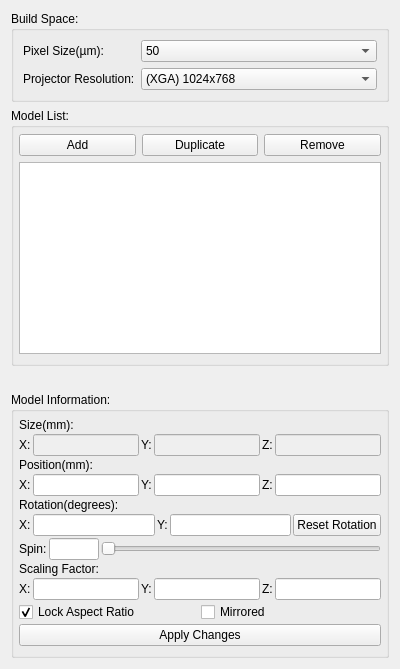
      <widget class="QWidget" name="tab">
       <property name="maximumSize">
        <size>
         <width>400</width>
         <height>16777215</height>
        </size>
       </property>
       <attribute name="title">
        <string>Models</string>
       </attribute>
       <attribute name="toolTip">
        <string>Organize your models</string>
       </attribute>
       <layout class="QVBoxLayout" name="verticalLayout_2">
        <item>
         <widget class="QGroupBox" name="groupBox_2">
          <property name="title">
           <string>Build Space:</string>
          </property>
          <property name="flat">
           <bool>true</bool>
          </property>
          <layout class="QGridLayout" name="gridLayout">
           <item row="0" column="0">
            <widget class="QLabel" name="label">
             <property name="text">
              <string>Pixel Size(µm):</string>
             </property>
            </widget>
           </item>
           <item row="1" column="0">
            <widget class="QLabel" name="label_2">
             <property name="text">
              <string>Projector Resolution:</string>
             </property>
            </widget>
           </item>
           <item row="1" column="1">
            <widget class="QComboBox" name="projectorcombo">
             <property name="toolTip">
              <string>Printer projector's native resolution</string>
             </property>
             <property name="whatsThis">
              <string>Printer projector's native resolution</string>
             </property>
             <item>
              <property name="text">
               <string>(XGA) 1024x768</string>
              </property>
             </item>
             <item>
              <property name="text">
               <string>(SXGA) 1280x1024</string>
              </property>
             </item>
             <item>
              <property name="text">
               <string>(1080p) 1920x1080</string>
              </property>
             </item>
             <item>
              <property name="text">
               <string>(WUXGA) 1920x1200</string>
              </property>
             </item>
             <item>
              <property name="text">
               <string>(QXGA) 2048x1536</string>
              </property>
             </item>
            </widget>
           </item>
           <item row="0" column="1">
            <widget class="QComboBox" name="pixelsizecombo">
             <property name="sizePolicy">
              <sizepolicy hsizetype="Expanding" vsizetype="Fixed">
               <horstretch>0</horstretch>
               <verstretch>0</verstretch>
              </sizepolicy>
             </property>
             <property name="contextMenuPolicy">
              <enum>Qt::DefaultContextMenu</enum>
             </property>
             <property name="toolTip">
              <string>X Y Pixel dimensions as determined by printer calibration</string>
             </property>
             <property name="whatsThis">
              <string>X Y Pixel dimensions as determined by printer calibration</string>
             </property>
             <item>
              <property name="text">
               <string>50</string>
              </property>
             </item>
             <item>
              <property name="text">
               <string>75</string>
              </property>
             </item>
             <item>
              <property name="text">
               <string>100</string>
              </property>
             </item>
            </widget>
           </item>
          </layout>
         </widget>
        </item>
        <item>
         <widget class="QGroupBox" name="groupBox">
          <property name="title">
           <string>Model List:</string>
          </property>
          <property name="flat">
           <bool>true</bool>
          </property>
          <layout class="QVBoxLayout" name="verticalLayout_3">
           <property name="spacing">
            <number>6</number>
           </property>
           <property name="leftMargin">
            <number>5</number>
           </property>
           <property name="topMargin">
            <number>6</number>
           </property>
           <property name="rightMargin">
            <number>5</number>
           </property>
           <item>
            <layout class="QHBoxLayout" name="horizontalLayout_15">
             <item>
              <widget class="QPushButton" name="AddButton">
               <property name="sizePolicy">
                <sizepolicy hsizetype="Minimum" vsizetype="Fixed">
                 <horstretch>0</horstretch>
                 <verstretch>0</verstretch>
                </sizepolicy>
               </property>
               <property name="toolTip">
                <string>Add a 3D model to the Layout</string>
               </property>
               <property name="whatsThis">
                <string>Add a 3D model to the Layout</string>
               </property>
               <property name="text">
                <string>Add</string>
               </property>
              </widget>
             </item>
             <item>
              <widget class="QPushButton" name="duplicateButton">
               <property name="toolTip">
                <string>Duplicate the selected model(s)</string>
               </property>
               <property name="whatsThis">
                <string>Duplicate the selected model(s)</string>
               </property>
               <property name="text">
                <string>Duplicate</string>
               </property>
              </widget>
             </item>
             <item>
              <widget class="QPushButton" name="RemoveButton">
               <property name="toolTip">
                <string>Delete the selected Model(s) from the layout</string>
               </property>
               <property name="whatsThis">
                <string>Delete the selected Model(s) from the layout</string>
               </property>
               <property name="text">
                <string>Remove</string>
               </property>
              </widget>
             </item>
            </layout>
           </item>
           <item>
            <widget class="QListWidget" name="ModelList">
             <property name="sizePolicy">
              <sizepolicy hsizetype="Preferred" vsizetype="Expanding">
               <horstretch>0</horstretch>
               <verstretch>0</verstretch>
              </sizepolicy>
             </property>
             <property name="toolTip">
              <string>Listing of all models in the current layout</string>
             </property>
             <property name="whatsThis">
              <string>Listing of all models in the current layout</string>
             </property>
             <property name="dragEnabled">
              <bool>false</bool>
             </property>
             <property name="selectionMode">
              <enum>QAbstractItemView::ExtendedSelection</enum>
             </property>
             <property name="selectionBehavior">
              <enum>QAbstractItemView::SelectItems</enum>
             </property>
             <property name="layoutMode">
              <enum>QListView::SinglePass</enum>
             </property>
             <property name="viewMode">
              <enum>QListView::ListMode</enum>
             </property>
             <property name="sortingEnabled">
              <bool>false</bool>
             </property>
            </widget>
           </item>
          </layout>
         </widget>
        </item>
        <item>
         <spacer name="horizontalSpacer">
          <property name="orientation">
           <enum>Qt::Horizontal</enum>
          </property>
          <property name="sizeHint" stdset="0">
           <size>
            <width>400</width>
            <height>20</height>
           </size>
          </property>
         </spacer>
        </item>
        <item>
         <widget class="QGroupBox" name="ModelTranslationBox">
          <property name="enabled">
           <bool>true</bool>
          </property>
          <property name="sizePolicy">
           <sizepolicy hsizetype="Preferred" vsizetype="Minimum">
            <horstretch>0</horstretch>
            <verstretch>0</verstretch>
           </sizepolicy>
          </property>
          <property name="minimumSize">
           <size>
            <width>0</width>
            <height>0</height>
           </size>
          </property>
          <property name="title">
           <string>Model Information:</string>
          </property>
          <property name="flat">
           <bool>true</bool>
          </property>
          <layout class="QVBoxLayout" name="verticalLayout_11">
           <property name="spacing">
            <number>2</number>
           </property>
           <property name="leftMargin">
            <number>5</number>
           </property>
           <property name="topMargin">
            <number>6</number>
           </property>
           <property name="rightMargin">
            <number>5</number>
           </property>
           <item>
            <widget class="QLabel" name="label_21">
             <property name="text">
              <string>Size(mm):</string>
             </property>
            </widget>
           </item>
           <item>
            <layout class="QHBoxLayout" name="horizontalLayout_14">
             <item>
              <widget class="QLabel" name="label_23">
               <property name="text">
                <string>X:</string>
               </property>
              </widget>
             </item>
             <item>
              <widget class="QLineEdit" name="modelsizex">
               <property name="enabled">
                <bool>false</bool>
               </property>
               <property name="toolTip">
                <string>Size of model in the x axis</string>
               </property>
               <property name="whatsThis">
                <string>Size of model in the x axis</string>
               </property>
              </widget>
             </item>
             <item>
              <widget class="QLabel" name="label_22">
               <property name="text">
                <string>Y:</string>
               </property>
              </widget>
             </item>
             <item>
              <widget class="QLineEdit" name="modelsizey">
               <property name="enabled">
                <bool>false</bool>
               </property>
               <property name="toolTip">
                <string>Size of model in the y axis</string>
               </property>
               <property name="whatsThis">
                <string>Size of model in the y axis</string>
               </property>
              </widget>
             </item>
             <item>
              <widget class="QLabel" name="label_24">
               <property name="text">
                <string>Z:</string>
               </property>
              </widget>
             </item>
             <item>
              <widget class="QLineEdit" name="modelsizez">
               <property name="enabled">
                <bool>false</bool>
               </property>
               <property name="toolTip">
                <string>Size of model in the z axis</string>
               </property>
               <property name="whatsThis">
                <string>Size of model in the z axis</string>
               </property>
              </widget>
             </item>
            </layout>
           </item>
           <item>
            <widget class="QLabel" name="label_8">
             <property name="sizePolicy">
              <sizepolicy hsizetype="Preferred" vsizetype="Preferred">
               <horstretch>0</horstretch>
               <verstretch>0</verstretch>
              </sizepolicy>
             </property>
             <property name="text">
              <string>Position(mm):</string>
             </property>
            </widget>
           </item>
           <item>
            <layout class="QHBoxLayout" name="horizontalLayout_11">
             <item>
              <widget class="QLabel" name="label_11">
               <property name="text">
                <string>X:</string>
               </property>
              </widget>
             </item>
             <item>
              <widget class="QLineEdit" name="posx">
               <property name="toolTip">
                <string>Position of model's center in the x axis</string>
               </property>
               <property name="whatsThis">
                <string>Position of model's center in the x axis</string>
               </property>
              </widget>
             </item>
             <item>
              <widget class="QLabel" name="label_12">
               <property name="text">
                <string>Y:</string>
               </property>
              </widget>
             </item>
             <item>
              <widget class="QLineEdit" name="posy">
               <property name="toolTip">
                <string>Position of model's center in the y axis</string>
               </property>
               <property name="whatsThis">
                <string>Position of model's center in the y axis</string>
               </property>
              </widget>
             </item>
             <item>
              <widget class="QLabel" name="label_13">
               <property name="text">
                <string>Z:</string>
               </property>
              </widget>
             </item>
             <item>
              <widget class="QLineEdit" name="posz">
               <property name="toolTip">
                <string>Position of model's center in the z axis</string>
               </property>
               <property name="whatsThis">
                <string>Position of model's center in the z axis</string>
               </property>
              </widget>
             </item>
            </layout>
           </item>
           <item>
            <widget class="QLabel" name="label_9">
             <property name="sizePolicy">
              <sizepolicy hsizetype="Preferred" vsizetype="Fixed">
               <horstretch>0</horstretch>
               <verstretch>0</verstretch>
              </sizepolicy>
             </property>
             <property name="text">
              <string>Rotation(degrees):</string>
             </property>
            </widget>
           </item>
           <item>
            <layout class="QHBoxLayout" name="horizontalLayout_12">
             <item>
              <widget class="QLabel" name="label_30">
               <property name="text">
                <string>X:</string>
               </property>
              </widget>
             </item>
             <item>
              <widget class="QLineEdit" name="rotx"/>
             </item>
             <item>
              <widget class="QLabel" name="label_31">
               <property name="text">
                <string>Y:</string>
               </property>
              </widget>
             </item>
             <item>
              <widget class="QLineEdit" name="roty"/>
             </item>
             <item>
              <widget class="QPushButton" name="pushButton">
               <property name="text">
                <string>Reset Rotation</string>
               </property>
              </widget>
             </item>
            </layout>
           </item>
           <item>
            <layout class="QHBoxLayout" name="horizontalLayout_22">
             <item>
              <widget class="QLabel" name="label_16">
               <property name="text">
                <string>Spin:</string>
               </property>
              </widget>
             </item>
             <item>
              <widget class="QLineEdit" name="rotz">
               <property name="sizePolicy">
                <sizepolicy hsizetype="Minimum" vsizetype="Fixed">
                 <horstretch>0</horstretch>
                 <verstretch>0</verstretch>
                </sizepolicy>
               </property>
               <property name="maximumSize">
                <size>
                 <width>50</width>
                 <height>16777215</height>
                </size>
               </property>
               <property name="toolTip">
                <string>Rotation of model about its z axis</string>
               </property>
               <property name="whatsThis">
                <string>Rotation of model about its z axis</string>
               </property>
              </widget>
             </item>
             <item>
              <widget class="QSlider" name="Model_Spin_horizontalSlider">
               <property name="sizePolicy">
                <sizepolicy hsizetype="Expanding" vsizetype="Fixed">
                 <horstretch>0</horstretch>
                 <verstretch>0</verstretch>
                </sizepolicy>
               </property>
               <property name="maximum">
                <number>360</number>
               </property>
               <property name="orientation">
                <enum>Qt::Horizontal</enum>
               </property>
               <property name="invertedAppearance">
                <bool>false</bool>
               </property>
              </widget>
             </item>
            </layout>
           </item>
           <item>
            <widget class="QLabel" name="label_10">
             <property name="sizePolicy">
              <sizepolicy hsizetype="Preferred" vsizetype="Fixed">
               <horstretch>0</horstretch>
               <verstretch>0</verstretch>
              </sizepolicy>
             </property>
             <property name="text">
              <string>Scaling Factor:</string>
             </property>
            </widget>
           </item>
           <item>
            <layout class="QHBoxLayout" name="horizontalLayout_13">
             <item>
              <widget class="QLabel" name="label_19">
               <property name="text">
                <string>X:</string>
               </property>
              </widget>
             </item>
             <item>
              <widget class="QLineEdit" name="scalex">
               <property name="toolTip">
                <string>Model's x axis scaling factor</string>
               </property>
               <property name="statusTip">
                <string/>
               </property>
               <property name="whatsThis">
                <string>Model's x axis scaling factor</string>
               </property>
              </widget>
             </item>
             <item>
              <widget class="QLabel" name="label_17">
               <property name="text">
                <string>Y:</string>
               </property>
              </widget>
             </item>
             <item>
              <widget class="QLineEdit" name="scaley">
               <property name="toolTip">
                <string>Model's y axis scaling factor</string>
               </property>
               <property name="whatsThis">
                <string>Model's y axis scaling factor</string>
               </property>
              </widget>
             </item>
             <item>
              <widget class="QLabel" name="label_18">
               <property name="text">
                <string>Z:</string>
               </property>
              </widget>
             </item>
             <item>
              <widget class="QLineEdit" name="scalez">
               <property name="toolTip">
                <string>Model's z axis scaling factor</string>
               </property>
               <property name="whatsThis">
                <string>Model's z axis scaling factor</string>
               </property>
              </widget>
             </item>
            </layout>
           </item>
           <item>
            <layout class="QHBoxLayout" name="horizontalLayout_2">
             <item>
              <widget class="QCheckBox" name="scalelock">
               <property name="toolTip">
                <string>Select to lock the model's x, y &amp; z axis scaling factors</string>
               </property>
               <property name="whatsThis">
                <string>Select to lock the model's x, y &amp; z axis scaling factors</string>
               </property>
               <property name="text">
                <string>Lock Aspect Ratio</string>
               </property>
               <property name="checked">
                <bool>true</bool>
               </property>
              </widget>
             </item>
             <item>
              <widget class="QCheckBox" name="flipx">
               <property name="text">
                <string>Mirrored</string>
               </property>
              </widget>
             </item>
            </layout>
           </item>
           <item>
            <widget class="QPushButton" name="ApplyButton">
             <property name="toolTip">
              <string>Apply entered changes to selected model's parameters</string>
             </property>
             <property name="whatsThis">
              <string>Apply entered changes to selected model's parameters</string>
             </property>
             <property name="text">
              <string>Apply Changes</string>
             </property>
            </widget>
           </item>
          </layout>
         </widget>
        </item>
       </layout>
      </widget>
